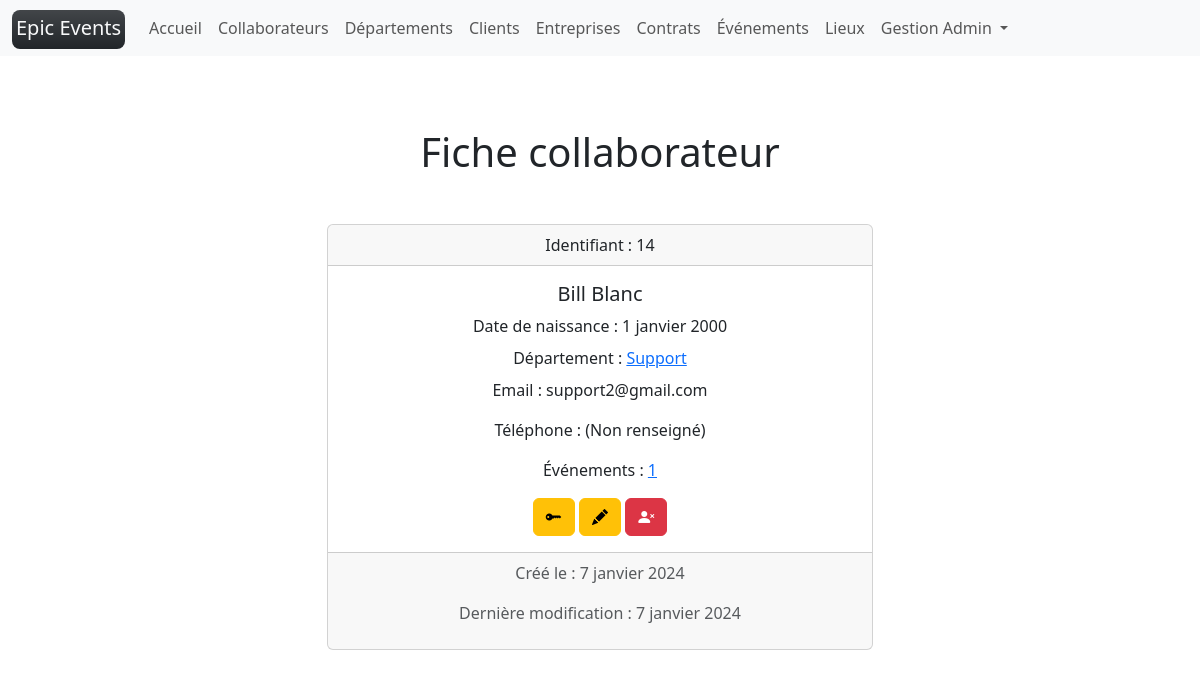
/collaborators/14/ (signed in), run on the app's committed database.
### epic_events/models/collaborator.py (models this page shows, shortened)
class Collaborator(UserMixin, AbstractUser):
    department = models.ForeignKey(to=Department, on_delete=models.RESTRICT, null=True)
    birthdate = models.DateField(verbose_name="Date de naissance")
    REQUIRED_FIELDS = ["first_name", "last_name"]
    USERNAME_FIELD = "email"
    username = date_joined = None
    @property
    def str_id(self) -> str:
        if self.id:
            return str(self.id)
        return unfilled
    @property
    def role(self) -> str:
        if self.department:
            return self.department.name
        return unfilled
    @property
    def title(self) -> str:
        if self.first_name:
            return f"{self.role} {self.first_name.capitalize()}"
        return f"{self.role} {unfilled}"

### epic_events/models/department.py (models this page shows, shortened)
class Department(NameFieldMixin):
    @classmethod
    def french_name(self) -> str:
        """used in flash messages"""
        return "Département"

### epic_events/views/collaborator.py (the view)
class DetailView(login_permission, View):
    template_name = "collaborator/detail.html"
    def get(self, request, id, *args, **kwargs):
        collaborator = get_object_or_404(get_user_model(), id=id)
        my_customers = Customer.objects.filter(commercial=collaborator)
        my_events = events(support=collaborator)
        return render(
            request,
            self.template_name,
            {
                "collaborator": collaborator,
                "customers": my_customers,
                "events": my_events,
            },
        )

### epic_events/models/contract_event.py (called while the page is built)
def events(support: Collaborator = None) -> list[Event]:
    if support:
        return Event.objects.filter(support=support).order_by("-edition_time")
    return Event.objects.all().order_by("-edition_time")

### epic_events/models/mixins.py (called while the page is built)
    def __str__(self) -> str:
        if self.first_name:
            first_name = self.first_name.capitalize()
        else:
            first_name = unfilled
        if self.last_name:
            last_name = self.last_name.capitalize()
        else:
            last_name = unfilled
        return f"{first_name} {last_name}"

    @property
    def name(self) -> str:
        return str(self)

    @property
    def formatted_phone(self):
        if self.phone:
            return phonenumbers.format_number(
                self.phone, phonenumbers.PhoneNumberFormat.INTERNATIONAL
            )
        return unfilled

### epic_events/templates/collaborator/detail.html (shortened to what this page needs)
{% extends "base.html" %}
{% block content %}
    <h1 class="text-center my-5">Fiche collaborateur</h1>
    <div class="offset-md-3 col-md-6 offset-1 col-10">
      <div class="card text-center">
        <div class="card-header">
          Identifiant : {{collaborator.id}}
        </div>
        <div class="card-body">
          <h5 class="card-title">{{collaborator.name}}</h5>
          {% if user.role == "Gestion" %}
            <p class="card-title">Date de naissance : {{collaborator.birthdate}}</p>
          {% endif %}
          {% if collaborator.department and user.role == "Gestion" %}
            <p class="card-title">Département :
              <a href="{% url 'department' id=collaborator.department.id %}">{{collaborator.role}}</a>
            </p>
          {% else %}
            <p class="card-title">Département : {{collaborator.role}}</p>
          {% endif %}
          <p class="card-text">Email : {{collaborator.email|lower}}</p>
          <p class="card-text">Téléphone : {{collaborator.formatted_phone}}</p>
          {% if collaborator.role == "Support" %}
            {% if events %}
              <p class="card-text">Événements : <a href="{% url 'my_events' id=collaborator.id %}">{{events|length}}</a></p>
            {% else %}
              <p class="card-text">Événements : (Non renseigné)</p>
            {% endif %}
          {% endif %}
          {% if "collaborators" in request.path and user.str_id in request.path    %}
            <a href="{% url 'change_password' %}" class="btn btn-warning" title="Modifier son mot de passe">
              <i class="bi bi-key-fill"></i>
            </a>
          {% endif %}
          {% if user.role == "Gestion" %}
            <a href="{% url 'update_collaborator' id=collaborator.id %}" class="btn btn-warning" title="Modifier">
              <i class="bi bi-pencil-fill"></i>
            </a>
            <a href="{% url 'delete_collaborator' id=collaborator.id %}" class="btn btn-danger" title="Supprimer">
              <i class="bi bi-person-x-fill"></i>
            </a>
          {% endif %}
        </div>
        <div class="card-footer text-muted">
          <p>Créé le : {{collaborator.creation_time|date}}</p>
          <p>Dernière modification : {{collaborator.edition_time|date}}</p>
        </div>
      </div>
    </div>
{% endblock content %}

### epic_events/templates/partials/navbar.html (shortened to what this page needs)
<nav class="navbar navbar-expand-lg navbar-light bg-light">
  <div class="container-fluid">
    <a class="navbar-brand" href="{% url 'home' %}">
      <span class="bg-dark text-light p-1 pb-2 bg-gradient rounded-3">
        Epic Events
      </span>
    </a>
    <div class="collapse navbar-collapse" id="navbarScroll">
      {% if user.is_authenticated %}
      <ul class="navbar-nav me-auto my-2 my-lg-0 navbar-nav-scroll" style="--bs-scroll-height: 100px;">
        <li class="nav-item">
          <a
          {% if '/home/' == request.path %}
            class="nav-link active border-bottom border-dark border-2"
            aria-current="page"
          {% else %}
            class="nav-link"
          {% endif %}
            href="{% url 'home' %}">Accueil
          </a>
        </li>
        {% if user.role == "Gestion" %}
        <li class="nav-item">
          <a
          {% if request.path == "/collaborators/" or "collaborators" in request.path and "search" in request.path %}
            class="nav-link active border-bottom border-dark border-2"
            aria-current="page"
          {% else %}
            class="nav-link"
          {% endif %}
           href="{% url 'collaborators' %}">Collaborateurs
          </a>
        </li>
        <li class="nav-item">
          <a
          {% if request.path == "/departments/" or "departments" in request.path and "search" in request.path %}
            class="nav-link active border-bottom border-dark border-2"
            aria-current="page"
          {% else %}
            class="nav-link"
          {% endif %}
            href="{% url 'departments' %}">Départements
          </a>
        </li>
        {% endif %}
        <li class="nav-item">
          <a
          {% if '/customers/' == request.path %}
            class="nav-link active border-bottom border-dark border-2"
            aria-current="page"
          {% else %}
            class="nav-link"
          {% endif %}
           href="{% url 'customers' %}">Clients
          </a>
        </li>
        <li class="nav-item">
          <a
          {% if '/companies/' == request.path %}
            class="nav-link active border-bottom border-dark border-2"
            aria-current="page"
          {% else %}
            class="nav-link"
          {% endif %}
            href="{% url 'companies' %}">Entreprises
          </a>
        </li>
        <li class="nav-item">
          <a
          {% if '/contracts/' == request.path %}
            class="nav-link active border-bottom border-dark border-2"
            aria-current="page"
          {% else %}
            class="nav-link"
          {% endif %}
            href="{% url 'contracts' %}">Contrats
          </a>
        </li>
        <li class="nav-item">
          <a
          {% if '/events/' == request.path %}
            class="nav-link active border-bottom border-dark border-2"
            aria-current="page"
          {% else %}
            class="nav-link"
          {% endif %}
            href="{% url 'events' %}">Événements
          </a>
        </li>
        <li class="nav-item">
          <a
          {% if '/locations/' == request.path %}
            class="nav-link active border-bottom border-dark border-2"
            aria-current="page"
          {% else %}
            class="nav-link"
          {% endif %}
            href="{% url 'locations' %}">Lieux
          </a>
        </li>
        <li class="nav-item dropdown">
          <a
          {% if '/collaborators/'|add:user.str_id|add:'/' == request.path %}
            class="nav-link dropdown-toggle active border-bottom border-dark border-2"
          {% else %}
            class="nav-link dropdown-toggle"
          {% endif %}
          href="#" id="navbarScrollingDropdown" role="button" data-bs-toggle="dropdown" aria-expanded="false">
            {{user.title}}
          </a>
        </li>
      </ul>
      {% endif %}
    </div>
  </div>
</nav>

### data on the page
Collaborator: title "Gestion Admin"
Collaborator: id "14", name "Bill Blanc", birthdate "1 janvier 2000", role "Support", email "support2@gmail.com", formatted_phone "(Non renseigné)", creation_time "7 janvier 2024", edition_time "7 janvier 2024"

### other printed values
{{ events|length }} "1"
